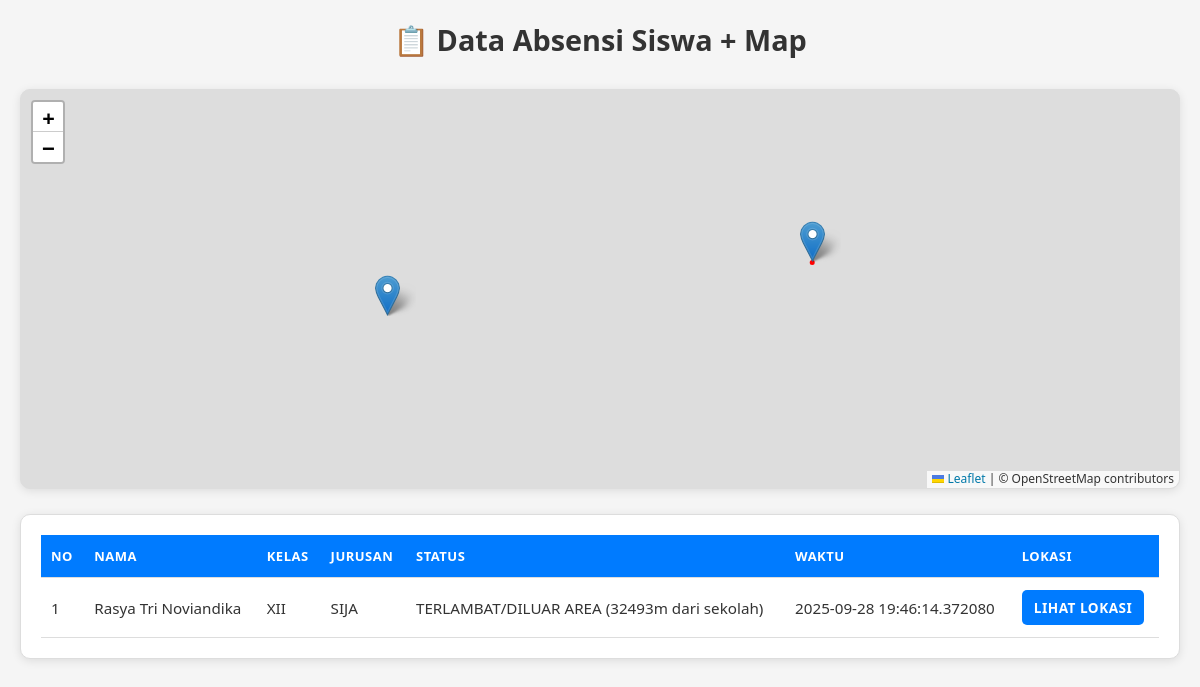
The page /admin/absensi_map (signed in) on the database its author committed.
### tables this page shows
CREATE TABLE absensi (
            id INTEGER PRIMARY KEY AUTOINCREMENT,
            siswa_id INTEGER,
            nama TEXT NOT NULL,
            kelas TEXT NOT NULL,
            jurusan TEXT NOT NULL,
            latitude REAL,
            longitude REAL,
            status TEXT NOT NULL,
            waktu TIMESTAMP DEFAULT CURRENT_TIMESTAMP
        );

### app.py (the view)
@app.route("/admin/absensi_map")
@login_required
def admin_absensi_map():
    conn = sqlite3.connect(DB_NAME)
    cur = conn.cursor()
    cur.execute("""
        SELECT nama, kelas, jurusan, status, waktu, latitude, longitude
        FROM absensi
        ORDER BY waktu DESC
    """)
    absensi = cur.fetchall()
    conn.close()
    conn = sqlite3.connect(DB_NAME)
    cur = conn.cursor()
    cur.execute("SELECT latitude, longitude FROM settings WHERE id=1")
    row = cur.fetchone()
    conn.close()
    school_lat = row[0] if row else SCHOOL_LAT
    school_lng = row[1] if row else SCHOOL_LNG
    return render_template(
        "admin/absensi_map.html",
        absensi=absensi,
        SCHOOL_LAT=school_lat,
        SCHOOL_LNG=school_lng
    )

### app.py (called while the page is built)
def login_required(f):
    from functools import wraps
    @wraps(f)
    def decorated_function(*args, **kwargs):
        if 'admin_logged_in' not in session:
            return redirect(url_for('admin_login'))
        return f(*args, **kwargs)
    return decorated_function

### templates/admin/absensi_map.html (shortened to what this page needs)
<!DOCTYPE html>
<html lang="id">
<head>
  <link rel="stylesheet" href="https://unpkg.com/leaflet/dist/leaflet.css" />
</head>
<body>
  <h2>📋 Data Absensi Siswa + Map</h2>
  <div id="map"></div>
  <div class="table-container">
    <table>
      <thead>
        <tr>
          <th>No</th>
          <th>Nama</th>
          <th>Kelas</th>
          <th>Jurusan</th>
          <th>Status</th>
          <th>Waktu</th>
          <th>Lokasi</th>
        </tr>
      </thead>
      <tbody>
        {% for a in absensi %}
        <tr>
          <td>{{ loop.index }}</td>
          <td>{{ a[0] }}</td>
          <td>{{ a[1] }}</td>
          <td>{{ a[2] }}</td>
          <td>{{ a[3] }}</td>
          <td>{{ a[4] }}</td>
          <td>
            {% if a[5] and a[6] %}
              <a class="button" href="#" onclick="focusMarker({{ loop.index0 }})">Lihat Lokasi</a>
            {% else %}
              -
            {% endif %}
          </td>
        </tr>
        {% endfor %}
      </tbody>
    </table>
  </div>
</body>
</html>

### templates/admin/absensi_map.html (style rules this page uses)
* { margin: 0; padding: 0; box-sizing: border-box; font-family: 'Segoe UI', Tahoma, Geneva, Verdana, sans-serif; }
body { background: #f5f5f5; color: #333; padding: 20px; min-height: 100vh; }
h2 { text-align: center; margin-bottom: 30px; font-size: 1.8rem; font-weight: 600; color: #333; }
#map { height: 400px; width: 100%; margin-bottom: 25px; border-radius: 10px; box-shadow: 0 2px 10px rgba(0,0,0,0.1); border: 1px solid #ddd; }
.table-container { background: #fff; padding: 20px; border-radius: 10px; box-shadow: 0 2px 10px rgba(0,0,0,0.1); border: 1px solid #ddd; overflow-x: auto; }
table { width: 100%; border-collapse: collapse; min-width: 700px; }
th, td { padding: 12px 10px; border-bottom: 1px solid #ddd; text-align: left; font-size: 0.95rem; }
th { background: #007bff; color: white; text-transform: uppercase; letter-spacing: 0.5px; font-size: 13px; font-weight: 600; }
a.button { display: inline-block; color: #fff; background: #007bff; padding: 8px 12px; border-radius: 5px; text-decoration: none; font-size: 0.85rem; font-weight: 600; transition: all 0.3s ease; text-transform: uppercase; letter-spacing: 0.5px; }
html { scroll-behavior: smooth; }

### rows shown on the page
absensi: nama "Rasya Tri Noviandika", kelas "XII", jurusan "SIJA", status "TERLAMBAT/DILUAR AREA (32493m dari sekolah)", waktu "2025-09-28 19:46:14.372080"
